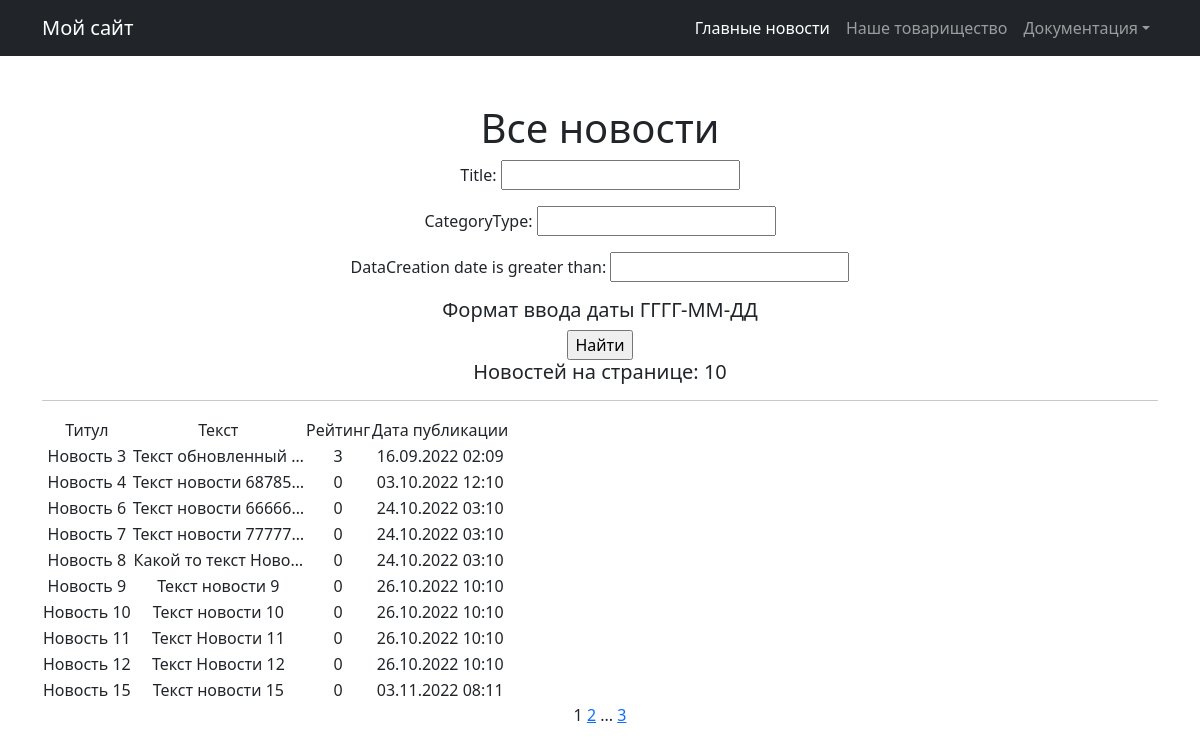
The app's page /news/search/ with its own data.
### new/models.py (models this page shows, shortened)
class Post(models.Model):
    author_post = models.ForeignKey(Author, on_delete=models.CASCADE)
    NEWS = 'NW'
    ARTICLE = 'AR'
    CATEGORY_CHOICES =  (
        ( NEWS, 'НОВОСТЬ'),
        (ARTICLE, 'СТАТЬЯ')
    )
    categoryType = models.CharField(max_length=2, choices=CATEGORY_CHOICES, default=ARTICLE)
    dataCreation = models.DateTimeField(auto_now_add=True)
    postCategory = models.ManyToManyField(Category, through='PostCategory')
    title = models.CharField(max_length=128)
    text = models.TextField()
    rating = models.SmallIntegerField(default=0)

### new/views.py (the view)
# urls.py: path('search/', PostSearch.as_view()),
class PostSearch(ListView):
    model = Post
    template_name = 'NewsSearch.html'
    context_object_name = 'Post'
    paginate_by = 10
    def get_queryset(self):
        queryset = super().get_queryset()
        self.filterset = PostFilter(self.request.GET, queryset)
        return self.filterset.qs
    def get_context_data(self, **kwargs):
        context = super().get_context_data(**kwargs)
        context['filterset'] = self.filterset
        return context

### templates/NewsSearch.html (shortened to what this page needs)
{% extends 'flatpages/default.html' %}
{% block content %}
   <h1>Все новости</h1>
<form action="" method="get">
   {{ filterset.form.as_p }}
    <h5>Формат ввода даты ГГГГ-ММ-ДД</h5>
   <input type="submit" value="Найти" />
</form>
   <h5>Новостей на странице: {{ Post|length }}</h5>
   <hr>
   {% if Post %}
       <table>
           <tr>
               <td>Титул</td>
               <td>Текст</td>
               <td>Рейтинг</td>
               <td>Дата публикации</td>
           </tr>
           {% for Post in Post %}
           <tr>
               <td>{{ Post.title }}</td>
               <td>{{ Post.text|truncatechars:20 }}</td>
               <td>{{ Post.rating }}</td>
               <td>{{ Post.dataCreation|date:'d.m.Y h:m'}}</td>
           </tr>
           {% endfor %}
       </table>
   {% else %}
       <h2>Новостей нет!</h2>
   {% endif %}
   {{ page_obj.number }}
   {% if page_obj.has_next %}
       <a href="?page={{ page_obj.next_page_number }}">{{ page_obj.next_page_number }}</a>
       {% if paginator.num_pages != page_obj.next_page_number %}
           ...
           <a href="?page={{ page_obj.paginator.num_pages }}">{{ page_obj.paginator.num_pages }}</a>
       {% endif %}
   {% endif %}
{% endblock content %}

### records on screen
Post: title "Новость 3", text "Текст обновленный …", rating "3", dataCreation "16.09.2022 02:09"
Post: title "Новость 4", text "Текст новости 68785…", rating "0", dataCreation "03.10.2022 12:10"
Post: title "Новость 6", text "Текст новости 66666…", rating "0", dataCreation "24.10.2022 03:10"
Post: title "Новость 7", text "Текст новости 77777…", rating "0", dataCreation "24.10.2022 03:10"
Post: title "Новость 8", text "Какой то текст Ново…", rating "0", dataCreation "24.10.2022 03:10"
Post: title "Новость 9", text "Текст новости 9", rating "0", dataCreation "26.10.2022 10:10"
Post: title "Новость 10", text "Текст новости 10", rating "0", dataCreation "26.10.2022 10:10"
Post: title "Новость 11", text "Текст Новости 11", rating "0", dataCreation "26.10.2022 10:10"
Post: title "Новость 12", text "Текст Новости 12", rating "0", dataCreation "26.10.2022 10:10"
Post: title "Новость 15", text "Текст новости 15", rating "0", dataCreation "03.11.2022 08:11"

### other values on screen
{{ Post|length }} "10"
{{ page_obj.number }} "1"
{{ page_obj.next_page_number }} "2"
{{ page_obj.paginator.num_pages }} "3"
